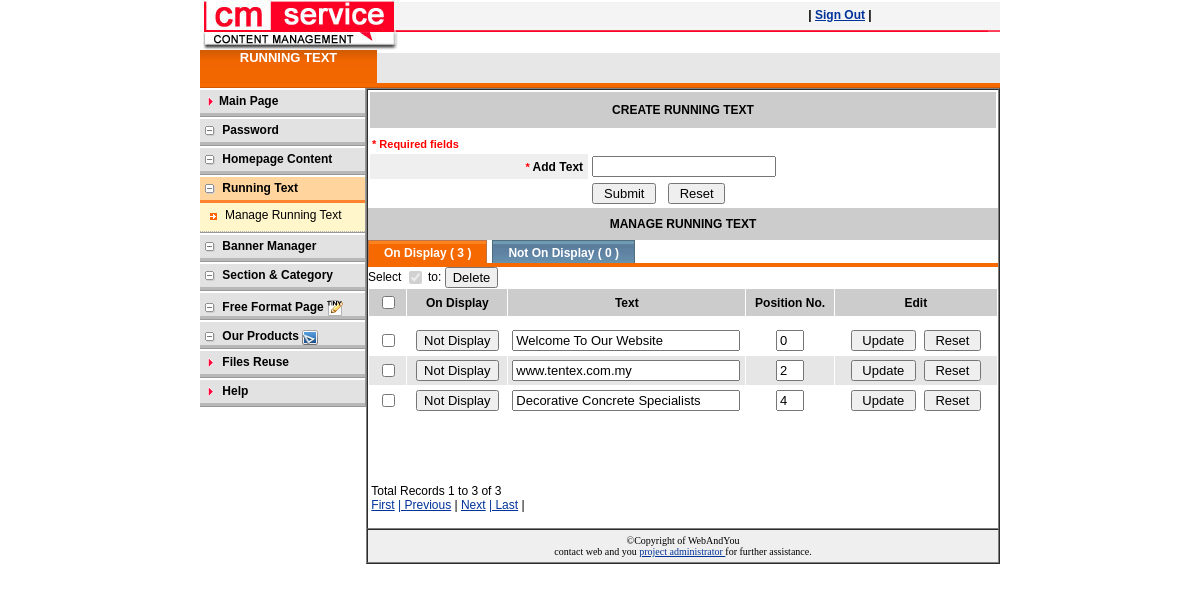
The app's page /cms/runingText/createText.php (signed in) with its own data.
### tables this page shows
CREATE TABLE `runing_text` (
  `album_id` int(11) NOT NULL,
  `album_name` varchar(150) NOT NULL,
  `status` int(11) NOT NULL DEFAULT 0,
  `position` int(11) NOT NULL DEFAULT 0,
  `date_posted` date NOT NULL
);

CREATE TABLE `murum_section` (
  `maincat_id` int(11) NOT NULL,
  `section_type` int(2) NOT NULL,
  `lock_status` varchar(6) NOT NULL,
  `showing` varchar(10) NOT NULL,
  `url_file` varchar(80) NOT NULL,
  `photo` varchar(200) NOT NULL,
  `brand_logo` varchar(250) NOT NULL,
  `maincat_name` varchar(150) NOT NULL,
  `photo1` varchar(250) NOT NULL,
  `status` int(11) NOT NULL DEFAULT 0,
  `position` varchar(100) NOT NULL DEFAULT '0',
  `date_posted` date NOT NULL
);

### cms/runingText/createText.php (the view, shortened to what the rows shown need)
<?php
require_once('../../Connections/pamconnection.php');
if($_GET['tab']=="approvedondisplay"||$_GET['tab']=="")
{
		$query="SELECT * FROM runing_text WHERE status=1 ORDER BY position ASC, album_name ASC";
}
else if($_GET['tab']=="approvednotondisplay")
{
		$query="SELECT * FROM runing_text WHERE status=0 ORDER BY position ASC, album_name ASC";
}
	$currentPage = $_SERVER["PHP_SELF"];
	$maxRows_Rs1 = 12;
	$pageNum_Rs1 = 0;
	$startRow_Rs1 = $pageNum_Rs1 * $maxRows_Rs1;
	mysqli_select_db($conn, $database_pamconnection);
	$query_limit_Rs1 = sprintf("%s LIMIT %d, %d", $query, $startRow_Rs1, $maxRows_Rs1);
	$Rs1 = mysqli_query($conn, $query_limit_Rs1) or die(mysqli_error());
	$row_Rs1 = mysqli_fetch_assoc($Rs1);
	if(!empty($_GET['totalRows_Rs1'])) {
	  $totalRows_Rs1 = $_GET['totalRows_Rs1'];
	} else {
	  $all_Rs1 = mysqli_query($conn, $query);
	  $totalRows_Rs1 = mysqli_num_rows($all_Rs1);
	}
	$totalPages_Rs1 = ceil($totalRows_Rs1/$maxRows_Rs1)-1;
	$queryString_Rs1 = "";
	$query2=mysqli_query($conn, "SELECT * FROM runing_text WHERE status=0");
	$total_testimonial_not_on_display = mysqli_num_rows($query2);
	$query=mysqli_query($conn, "SELECT * FROM runing_text WHERE status=1");
	$total_testimonial_on_display = mysqli_num_rows($query);
?>
<!DOCTYPE HTML PUBLIC "-//W3C//DTD HTML 4.01 Transitional//EN" "http://www.w3.org/TR/html4/loose.dtd">
<html>
<head>
<link href="../css/common.css" rel="stylesheet" type="text/css">
<link href="../css/component.css" rel="stylesheet" type="text/css">
<link href="../css/font.css" rel="stylesheet" type="text/css">
<link href="../css/layout.css" rel="stylesheet" type="text/css">
</head>
<body><img src="../images/cmservice.jpg" width="800" height="50">
<table width="799" border="0" cellpadding="0" cellspacing="0" align="center">
  <tr>
    <td rowspan="4" align="left" valign="top">
<table width="630" border="1" cellspacing="0" cellpadding="0">
<tr>
<td height="288" align="left" valign="top"><table width="630" border="0" cellspacing="0" cellpadding="0">
  <tr>
    <td align="left" valign="top">
      <table width="100%" align="left" cellpadding="2"  cellspacing="2" border="0">
        <form name="form1" method="post" action="createText.php?add=save" enctype="multipart/form-data">
          <tr>
            <th width="35%" align="right" bgcolor="#EFEFEF" class="main_title"><span class="red">*</span> Add Text&nbsp;</th>
          </tr>
        </form>
    </table></td>
  </tr>
  <tr>
    <td>
      <table width="630" border="0" cellspacing="0" cellpadding="0">
        <tr>
          <td height="288" align="left" valign="top"><table width="630" align="left" cellpadding="0"  cellspacing="0">
              <tr>
                <td width="636" height="244" align="left" valign="top"><div align="left">
                    <?php
			if($_GET['tab']=="approvedondisplay"||$_GET['tab']=="") { ?>
                    <form name="form2" method="post" action="createText.php?tab=approvedondisplay">
                      <table border="0" cellpadding="4" cellspacing="1" width="100%">
                        <tr bgcolor="#CCCCCC">
                          <th width="6%" class="content">
                            <input name="Input" type="checkbox" value="" onClick="chkAll(this.form, 'productIdList[]', this.checked)">                          </th>
                          <th width="16%" class="content">On Display</th>
                          <th width="38%" class="content">Text</th>
                            <th width="14%" class="content" align="center">Position No. </th>
                          <th width="26%" class="content" align="center">Edit</th>
                        </tr>
                        <?php  $count=1;
					if($row_Rs1!='')
					{
						if($row_Rs1!='')
						{
							do
							{
				if($count%2==0)
				$bgcolor='#E6E6E6';
				else
				$bgcolor='#FFFFFF';
				?>
                        <tr bgcolor="<?php echo $bgcolor;?>">
                          <th width="6%" class="content">
                            <input type="checkbox" value="<?php echo $row_Rs1['album_id']; ?>" name="productIdList[]">
                            <br />                          </th>
                          <td width="16%" class="content" align="center">
                            <input type="submit" name="<?php echo $row_Rs1['album_id']; ?>" value="Not Display" title="Not Display This Product At Your Online List"/>                          </td>
                          <td align="left" class="content"><input type="text" name="<?php echo 'album_name'.$row_Rs1['album_id'];?>" value="<?php echo $row_Rs1['album_name']; ?>" style="width:220px;">                         </td>
                          <td align="center"><input name="<?php echo 'position'.$row_Rs1['album_id']?>" type="text" value="<?php echo $row_Rs1['position'];?>" style="width:20px;" width="5"></td>
                          <td align="center"><input type="submit" name="<?php echo 'update'.$row_Rs1['album_id'];?>" value=" Update " onClick="return">&nbsp;
                                  <input type="reset" name="reset" value=" Reset "></td>
                        </tr>
                        <?php  $count++;
						 } while($row_Rs1 = mysqli_fetch_assoc($Rs1));
						}
					}
					else
					{ ?>
                        <?php } ?>
                      </table>
                    </form>
                    <?php } else if($_GET['tab']=="approvednotondisplay") { ?>
                    </span>
                    <form name="ProductListForm2" method="post" action="createText.php?tab=approvednotondisplay">
                      <script>
			  	function deleteProduct2()
				{
						var id= new Array('productIdList[]');
						if(id=='')
						{
							alert("No Item Selected");
							return false;
						}
					var point=confirm("Are You Sure You Want To Delete?");
					if(point==true)
					{
						return true;
					}
					else
					{
						return false;
					}
				}
			  </script>
                      <div id="tab">
                        <ul>
                          <li class=""><a href="createText.php?tab=approvedondisplay" title="Display Product Item Online" class="content">On Display(
                                <?php if ($total_testimonial_on_display!=0){ echo $total_testimonial_on_display;}else{?>
                            0
                            <?php }?>
                            )</a></li>
                          <li class="current"><a href="createText.php?tab=approvednotondisplay" title="Not Display Product Item Online" class="content">Not On Display (
                                <?php if ($total_testimonial_not_on_display!=0){echo $total_testimonial_not_on_display;}else{?>
                            0
                            <?php }?>
                            )</a></li>
                        </ul>
                      </div>
                      <div class="content"> Select
                          <input type="checkbox" name="checkbox" value="checkbox" checked disabled>
                        to:
                        <input type="submit" name="delete" value="Delete" onClick="return deleteProduct2();" title="Delete selected item(s)" />
                      </div>
                      <table border="0" cellpadding="4" cellspacing="1" width="100%">
                        <tr bgcolor="#CCCCCC">
                          <th width="5%" class="content">
                            <input name="Input" type="checkbox" value="" onClick="chkAll(this.form, 'productIdList[]', this.checked)">                          </th>
                          <th width="16%" class="content">On Display</th>
                          <th width="39%" class="content">Text</th>
                            <th width="14%" class="content" align="center">Position No. </th>
                          <th width="26%" class="content" align="center">Edit</th>
                        </tr>
                        <tr>
                          <td colspan="2"></td>
                        </tr>
                        <?php  $count=1;
					if($row_Rs1!='')
					{
						if($row_Rs1!='')
						{
							do
							{
				if($count%2==0)
				$bgcolor='#E6E6E6';
				else
				$bgcolor='#FFFFFF';
				?>
                        <tr bgcolor="<?php echo $bgcolor;?>">
                          <th width="5%" class="content">
                            <input type="checkbox" value="<?php echo $row_Rs1['album_id']; ?>" name="productIdList[]">
                            <br />                          </th>
                          <td width="16%" class="content" align="center">
                            <input type="submit" name="<?php echo $row_Rs1['album_id']; ?>" value="Display" title="Display This Product At Your Online List"/>                          </td>
                          <td align="left" class="content"><input type="text" name="<?php echo 'album_name'.$row_Rs1['album_id'];?>" value="<?php echo $row_Rs1['album_name']; ?>" style="width:220px;">                         </td>
                          <td align="center"><input name="<?php echo 'position'.$row_Rs1['album_id']?>" type="text" value="<?php echo $row_Rs1['position'];?>" style="width:20px;" width="5"></td>
                          <td align="center"><input type="submit" name="<?php echo 'update'.$row_Rs1['album_id'];?>" value=" Update " onClick="return">&nbsp;
                                  <input type="reset" name="reset" value=" Reset "></td>
                        </tr>
                        <?php  $count++;
						 } while($row_Rs1 = mysqli_fetch_assoc($Rs1));
					}
					else
					{ ?>
                        <tr>
                          <th width="5%"></th>
                          <td colspan="6" class="content">No Record Found.</td>
                        </tr>
                        <?
						}
					}
					else
					{ ?>
                        <?php } ?>
                        <tr>
                          <td colspan="5">&nbsp; </td>
                        </tr>
                      </table>
                    </form>
                    <?php } ?>
                </div></td>
              </tr>
                    <?php if ($totalRows_Rs1 > 0 ) { ?>
&nbsp;<a href="<?php printf("%s?pageNum_Rs1=%d%s", $currentPage, 0, $queryString_Rs1); ?>">First</a> <a href="<?php printf("%s?pageNum_Rs1=%d%s", $currentPage, max(0, $pageNum_Rs1 - 1), $queryString_Rs1); ?>">| Previous</a> | <a href="<?php printf("%s?pageNum_Rs1=%d%s", $currentPage, min($totalPages_Rs1, $pageNum_Rs1 + 1), $queryString_Rs1); ?>">Next</a> <a href="<?php printf("%s?pageNum_Rs1=%d%s", $currentPage, $totalPages_Rs1, $queryString_Rs1); ?>">| Last</a> |
                    <?php } ?>
          </table></td>
        </tr>
    </table></td>
  </tr>
</table></td>
</tr>
</table>
	</td>
  </tr>
  <tr>
    <td align="left" valign="top">
	<?php include("../menu.php");?>
	</td>
  </tr>
</table>
</body>
</html>

### cms/menu.php (shortened to what the rows shown need)
<?php
$arr=explode('/', $_SERVER['REQUEST_URI']);
?>
<?
	$section_query = mysqli_query($conn, "SELECT * FROM murum_section WHERE length(position)=1 and status=1 order by position asc");
	$section_set = mysqli_fetch_assoc($section_query);
do{
if($section_set['url_file']=="calendar.php"){
?>
<?php
$current_id = base64_encode($section_set['maincat_id']);
if(($arr[count($arr)-1]=='index.php'&&$_SESSION['current_section']==$section_set['maincat_id'])||
($arr[count($arr)-1]=='index.php?'.$_SERVER['QUERY_STRING']&&$_SESSION['current_section']==$section_set['maincat_id'])||
($arr[count($arr)-1]=='editCalendar.php'&&$_SESSION['current_section']==$section_set['maincat_id'])||
($arr[count($arr)-1]=='editCalendar.php?'.$_SERVER['QUERY_STRING']&&$_SESSION['current_section']==$section_set['maincat_id']))
{ $var[$current_id]='current'; $varstyle[$current_id]='block'; }
else
{$var[$current_id]=''; $varstyle[$current_id]='none';}?>
<div align="center">
  <div id="localnav">
	<div id="menu">
	  <div align="left">
	  <ul>
        <li>
      <a href="#" class="<?php echo $var[$current_id];?>"
	  onClick="return kadabra('<?php echo $current_id?>',this);" >
	  <img src="../images/menu_open.gif" width="10" height="10" />
	  <span class="main_title"> <?php echo substr($section_set['maincat_name'],0,17)?></span>
	  <img src="../images/Design_template.png" />
	  </a>
               <ul id="<?php echo $current_id?>" style="display:<?php echo $varstyle[$current_id];?>">
 <li><a class="<?php if(($arr[count($arr)-1]=='editCalendar.php')||
				($arr[count($arr)-1]=='editCalendar.php?'.$_SERVER['QUERY_STRING']&&$_SESSION['current_section']==$section_set['maincat_id'])) { ?>current<?php }?>" href="../calendar/editCalendar.php?m=<?php echo $current_id?>"><span class="content">Calendar Side </span></a></li>
               <li><a class="<?php if(($arr[count($arr)-1]=='index.php')||
				($arr[count($arr)-1]=='index.php?'.$_SERVER['QUERY_STRING']&&$_SESSION['current_section']==$section_set['maincat_id'])) { ?>current<?php }?>" href="../calendar/index.php?m=<?php echo $current_id?>"><span class="content">Manage Calendar </span></a></li>
			 </ul>
		  </li>
		</ul>
	  </div>
	</div>
  </div>
</div>
<?php }elseif($section_set['url_file']=="gallery.php"){?>
<?php }elseif($section_set['url_file']=="product.php"){?>
<?php
$current_id = base64_encode($section_set['maincat_id']);
if(($arr[count($arr)-1]=='postProd.php'&&$_SESSION['current_section']==$section_set['maincat_id'])||
($arr[count($arr)-1]=='postProd.php?'.$_SERVER['QUERY_STRING']&&$_SESSION['current_section']==$section_set['maincat_id'])||
($arr[count($arr)-1]=='editProd.php'&&$_SESSION['current_section']==$section_set['maincat_id'])||
($arr[count($arr)-1]=='editProd.php?'.$_SERVER['QUERY_STRING']&&$_SESSION['current_section']==$section_set['maincat_id'])||
($arr[count($arr)-1]=='manageProd.php'&&$_SESSION['current_section']==$section_set['maincat_id'])||
($arr[count($arr)-1]=='manageProd.php?'.$_SERVER['QUERY_STRING']&&$_SESSION['current_section']==$section_set['maincat_id']))
{ $var[$current_id]='current'; $varstyle[$current_id]='block'; }
else
{$var[$current_id]=''; $varstyle[$current_id]='none';}?>
<div align="center">
  <div id="localnav">
	<div id="menu">
	  <div align="left">
	  <ul>
<li> <a href="#" class="<?php echo $varstyle[$current_id];?>" onClick="return kadabra('<?php echo $current_id?>',this);" ><img src="../images/menu_open.gif" width="10" height="10" /><span class="main_title">  <?php echo substr($section_set['maincat_name'],0,17)?></span> <img src="../images/Design_template.png" /></a>
		  </li>
		</ul>
	  </div>
	</div>
  </div>
</div>
<?php }elseif($section_set['url_file']=="news.php"){}?>
<?php }while($section_set = mysqli_fetch_assoc($section_query));?>

### records on screen
runing_text: album_name "Welcome To Our Website", position "0"
runing_text: album_name "www.tentex.com.my", position "2"
runing_text: album_name "Decorative Concrete Specialists", position "4"
murum_section: maincat_name "Our Products"

### other values on screen
$total_testimonial_on_display "3"
$startRow_Rs1 + 1 "1"
min($startRow_Rs1 + $maxRows_Rs1, $totalRows_Rs1) "3"
$totalRows_Rs1 "3"
